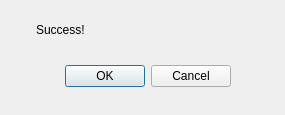
<?xml version="1.0" encoding="UTF-8"?>
<ui version="4.0">
 <class>Dialog</class>
 <widget class="QDialog" name="Dialog">
  <property name="geometry">
   <rect>
    <x>0</x>
    <y>0</y>
    <width>285</width>
    <height>115</height>
   </rect>
  </property>
  <property name="windowTitle">
   <string>Status</string>
  </property>
  <widget class="QDialogButtonBox" name="buttonBox">
   <property name="geometry">
    <rect>
     <x>-70</x>
     <y>60</y>
     <width>301</width>
     <height>32</height>
    </rect>
   </property>
   <property name="orientation">
    <enum>Qt::Horizontal</enum>
   </property>
   <property name="standardButtons">
    <set>QDialogButtonBox::Cancel|QDialogButtonBox::Ok</set>
   </property>
  </widget>
  <widget class="QLabel" name="status_label">
   <property name="geometry">
    <rect>
     <x>36</x>
     <y>20</y>
     <width>211</width>
     <height>20</height>
    </rect>
   </property>
   <property name="text">
    <string>Success!</string>
   </property>
  </widget>
 </widget>
 <resources/>
 <connections>
  <connection>
   <sender>buttonBox</sender>
   <signal>accepted()</signal>
   <receiver>Dialog</receiver>
   <slot>accept()</slot>
   <hints>
    <hint type="sourcelabel">
     <x>168</x>
     <y>91</y>
    </hint>
    <hint type="destinationlabel">
     <x>157</x>
     <y>114</y>
    </hint>
   </hints>
  </connection>
  <connection>
   <sender>buttonBox</sender>
   <signal>rejected()</signal>
   <receiver>Dialog</receiver>
   <slot>reject()</slot>
   <hints>
    <hint type="sourcelabel">
     <x>230</x>
     <y>91</y>
    </hint>
    <hint type="destinationlabel">
     <x>284</x>
     <y>114</y>
    </hint>
   </hints>
  </connection>
 </connections>
 <slots>
  <slot>message_slot()</slot>
 </slots>
</ui>
